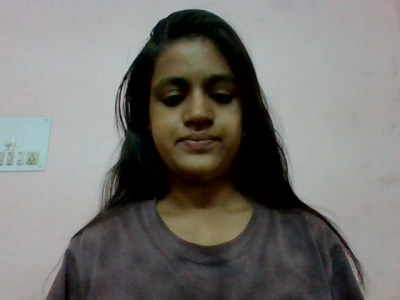
#> input picture Attendence_recognitionsystem/attendencesystem/Dataset_AttendenceSysytemFaceRecognition/Sneha/00000.png, 400 x 300 px, given in place of the camera
$ python ex23_1_DatasetCreation_AttendenceSystem.py
#> lines starting #> are read from the running program, lines starting #| are printed output that depends on the picture; after the words box and inside, x2 and y2 are one past the last pixel; in counts of white or black regions, pixels touching at a corner belong together
import imutils
import os
import cv2
import csv
import time

cascade = "haarcascade_frontalface_default.xml"
detector = cv2.CascadeClassifier(cascade)

Name = str(input("Enter your name: "))
#> the answer given: ../Dataset_AttendenceSysytemFaceRecognition/Sneha/00000.png
Roll_number = int(input("Enter Your Roll_number: "))
#> the answer given: 3
dataset = "Dataset_AttendenceSysytemFaceRecognition"
sub_data = Name
path = os.path.join(dataset, sub_data)

if not os.path.isdir(path):
    os.mkdir(path)
    print(sub_data)

info = [str(Name), str(Roll_number)]
with open("student.csv",'a') as csvFile:
    write = csv.writer(csvFile)
    write.writerow(info)
csvFile.close()

print("Starting Video Stream...")
cam = cv2.VideoCapture(0)
time.sleep(2.0)
total = 0

while total < 50:
    print(total)
    _, frame = cam.read()
#> frame is the input picture: shape (300, 400, 3); mean B, G, R 112.3, 116, 117.3
    img = imutils.resize(frame, width=400)
    rects = detector.detectMultiScale(
        cv2.cvtColor(img, cv2.COLOR_BGR2GRAY), scaleFactor=1.1,
        minNeighbors= 5, minSize=(30,30))
#> rects = [[133, 42, 130, 130]]

    for(x,y,w,h) in rects:
        cv2.rectangle(frame, (x,y), (x+w,y+h), (0,255,0), 2)
        p = os.path.sep.join([path, "{}.png".format(
            str(total).zfill(5))])
        cv2.imwrite(p,img)
        total+=1
#> this loop made 1 pass
#> (x, y, w, h, total) on pass 1: (133, 42, 130, 130, 1)
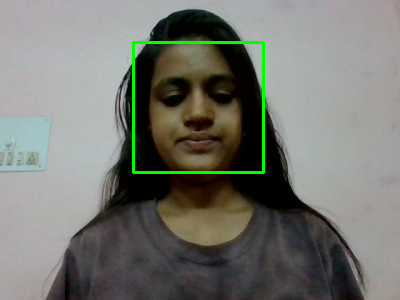
#> frame: shape (300, 400, 3); 1.3% of pixels changed, all inside (x1, y1, x2, y2) = (132, 41, 265, 174)
#> after the loop, total = 1

    cv2.imshow('Frame', frame)
    key= cv2.waitKey(1) & 0xFF
#> (key q is pressed here)
    if key == ord("q"):
        break

cam.release()
cv2.destroyAllWindows()
